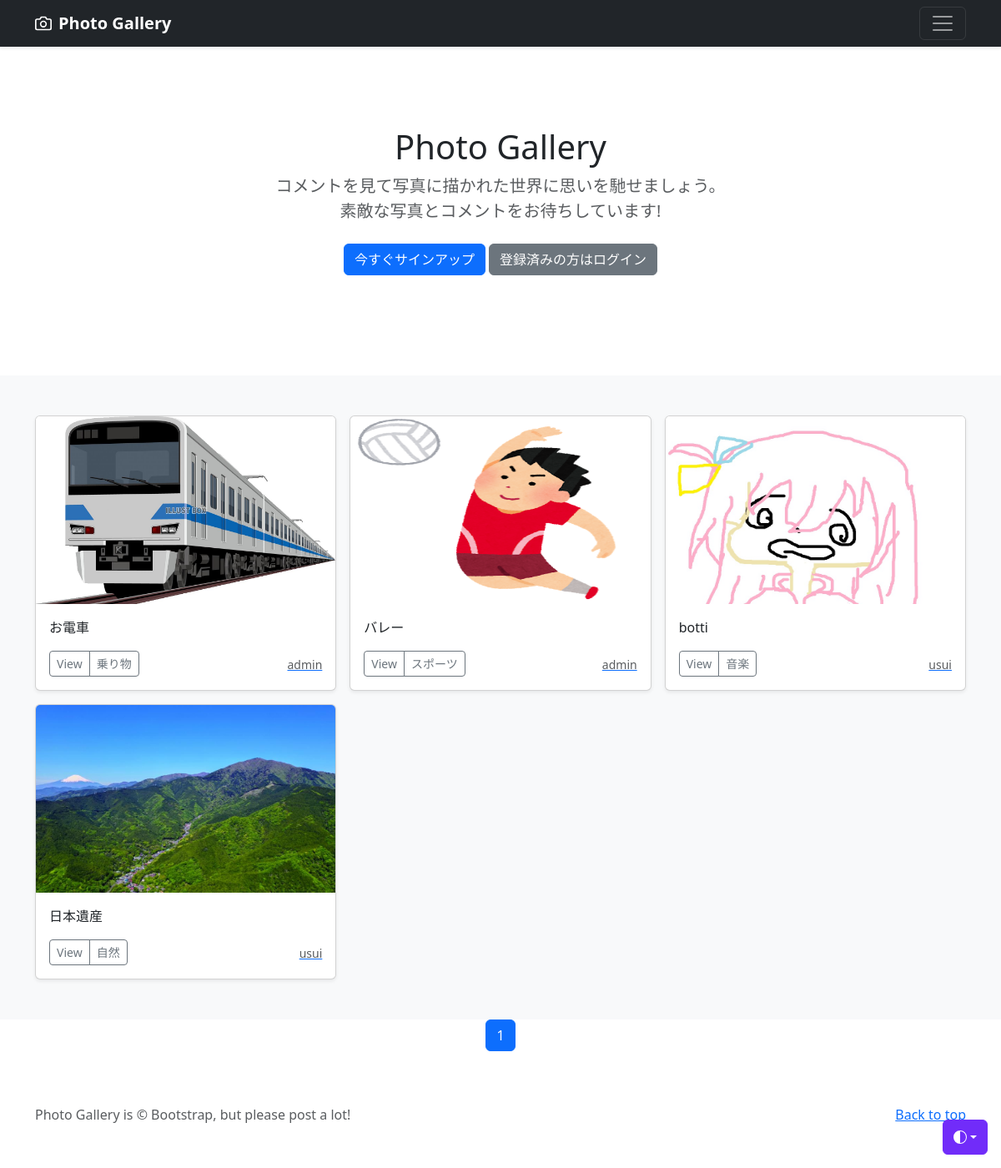
The page / on the database its author committed.
### photo/models.py (models this page shows, shortened)
class PhotoPost(models.Model):
    user = models.ForeignKey(
        CustomUser,
        verbose_name='ユーザー',
        on_delete=models.CASCADE
    )
    category = models.ForeignKey(
        Category,
        verbose_name='カテゴリ',
        on_delete=models.PROTECT
    )
    title = models.CharField(
        verbose_name='タイトル',
        max_length=200
    )
    comment = models.TextField(
        verbose_name='コメント',
    )
    image1 = models.ImageField(
        verbose_name='イメージ1',
        upload_to = 'photos'
    )
    image2 = models.ImageField(
        verbose_name='イメージ2',
        upload_to = 'photos',
        blank=True,
        null=True
    )
    posted_at = models.DateTimeField(
        verbose_name='投稿日時',
        auto_now_add=True
    )

class Category(models.Model):
    title = models.CharField(
        verbose_name='カテゴリ',
        max_length=20)

### accounts/models.py (models this page shows)
class CustomUser(AbstractUser):
    pass

### photo/views.py (the view)
# urls.py: path('',views.IndexView.as_view(), name='index'),
class IndexView(ListView):
    template_name = 'index.html'
    queryset = PhotoPost.objects.order_by('-posted_at')
    paginate_by = 9

### photo/templates/index.html (shortened to what this page needs)
{% extends 'base.html' %}
    {% block contents %}
    {% include "photos_title.html" %}
    {% include "photos_list.html" %}
    {% include "pagination.html" %}
    {% endblock %}

### photo/templates/photos_list.html
  <div class="album py-5 bg-light">
    <div class="container">
      <div class="row row-cols-1 row-cols-sm-2 row-cols-md-3 g-3">
        {% for record in object_list %}
        <div class="col">
          <div class="card shadow-sm">
            <img src="{{ record.image1.url }}" class="bd-placeholder-img card-img-top" width="100%" height="225" xmlns="http://www.w3.org/2000/svg" role="img" aria-label="Placeholder: Thumbnail" preserveAspectRatio="xMidYMid slice" focusable="false"><title>Placeholder</title><rect width="100%" height="100%" fill="#55595c"/></img>
            <div class="card-body">
              <p class="card-text">{{record.title}}</p>
              <div class="d-flex justify-content-between align-items-center">
                <div class="btn-group">
                  <button type="button" class="btn btn-sm btn-outline-secondary" onclick="location.href='{% url 'photo:photo_detail' record.pk %}'">View</button>
                  <button type="button" class="btn btn-sm btn-outline-secondary" onclick="location.href='{% url 'photo:photos_cat' category=record.category.id %}'">{{record.category.title}}</button>
                </div>
                <a href="{% url 'photo:user_list' user=record.user.id %}">
                  <small class="text-muted">{{record.user.username}}</small>
                </a>
              </div>
            </div>
          </div>
        </div>
        {% endfor %}
      </div>
    </div>
  </div>

### photo/templates/base.html (style rules this page uses)
.bd-placeholder-img { font-size: 1.125rem; text-anchor: middle; -webkit-user-select: none; -moz-user-select: none; user-select: none; }

### rows shown on the page
PhotoPost: image1 (picture), title "お電車", category "乗り物", user.username "admin"
PhotoPost: image1 (picture), title "バレー", category "スポーツ", user.username "admin"
PhotoPost: image1 (picture), title "botti", category "音楽", user.username "usui"
PhotoPost: image1 (picture), title "日本遺産", category "自然", user.username "usui"

### other values the page prints
{{ num }} "1"
